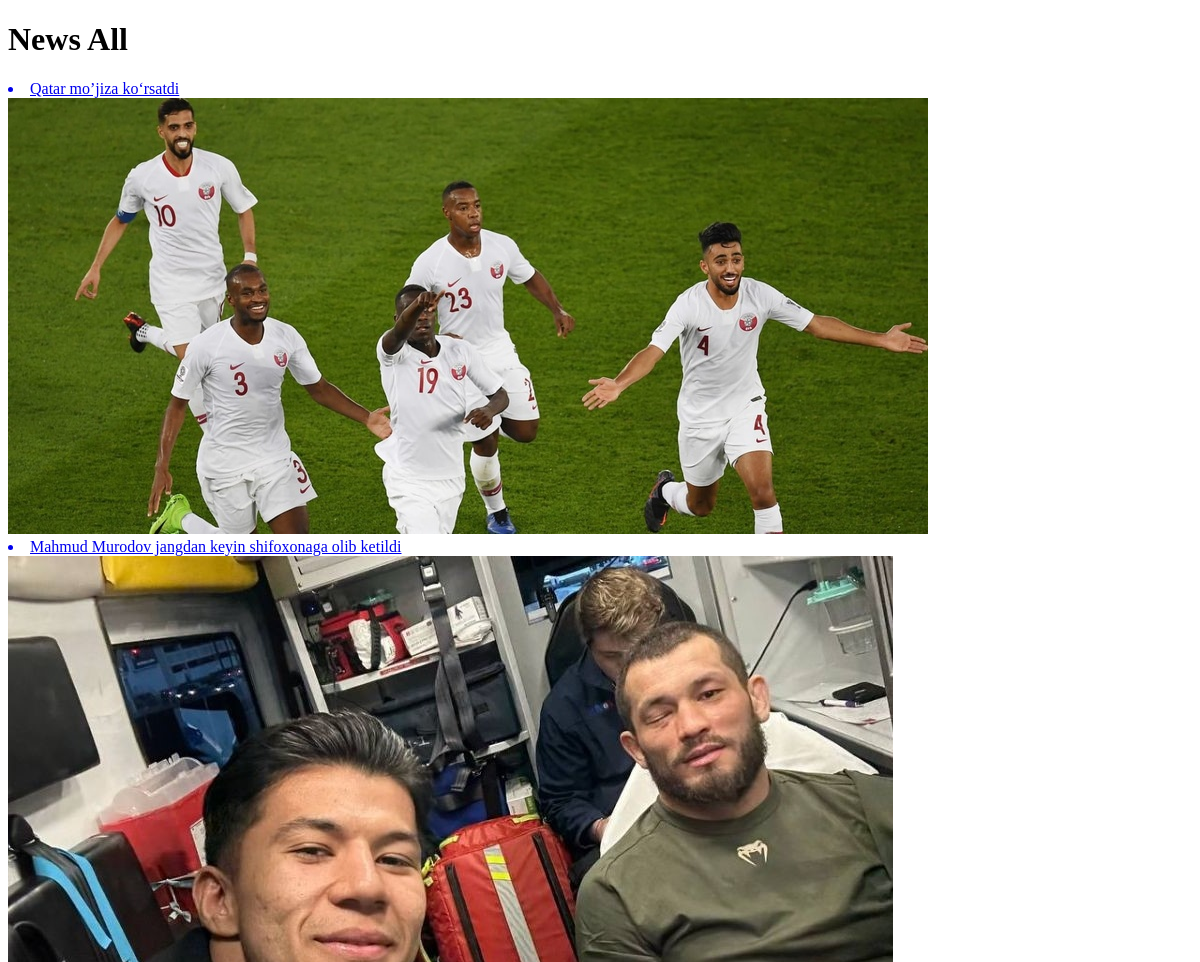
/all/ (upper part), run on an earlier commit of the app's database.
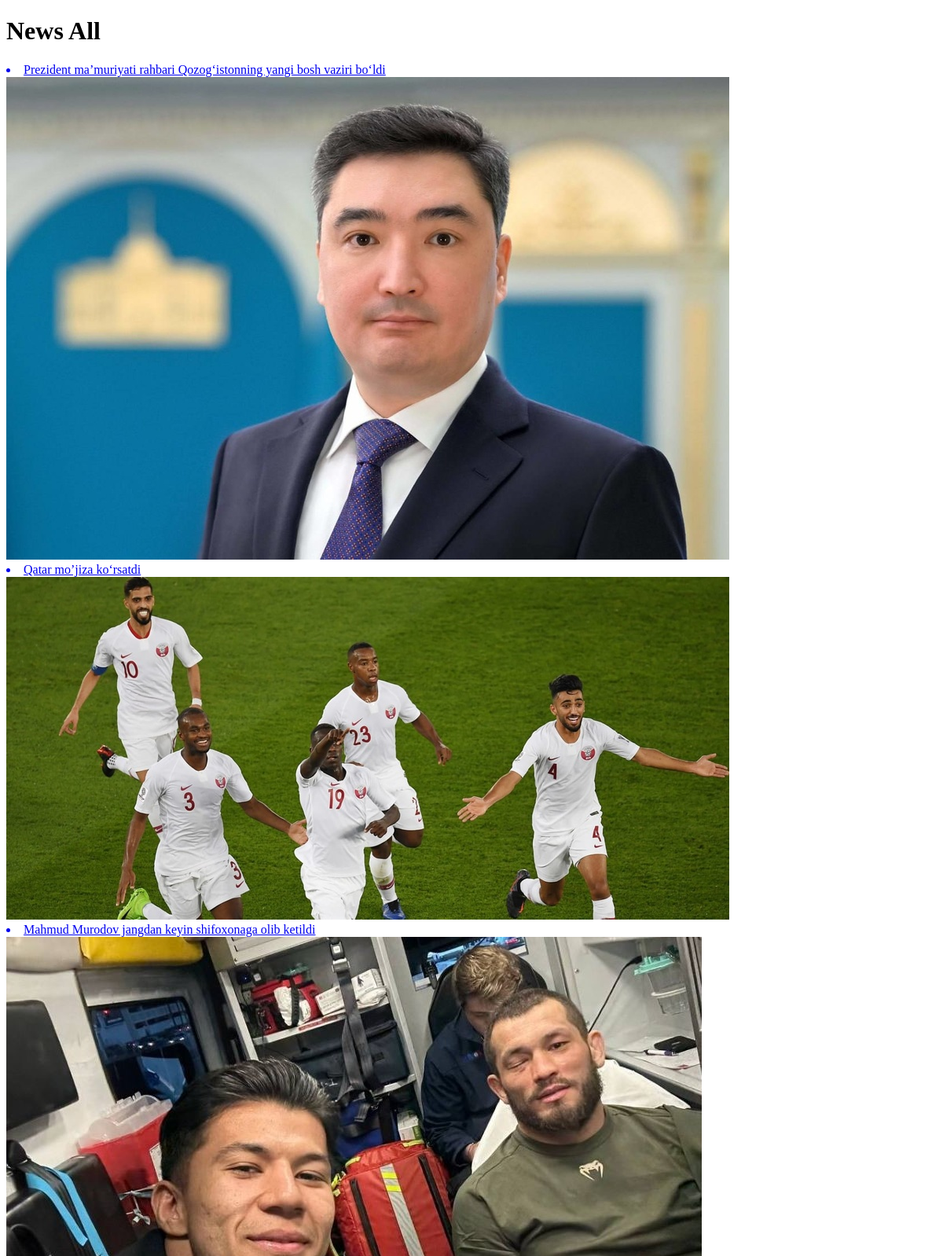
And on a later commit of the database.
### news_app/models.py (models this page shows, shortened)
class News(models.Model):
    class Status(models.TextChoices):
        Draft = 'DF','DRAFT'
        Published = 'PB','PUBLISHED'
    title = models.CharField(max_length=250)
    slug = models.SlugField(max_length=250)
    body = models.TextField()
    images = models.ImageField(upload_to='news/images')
    category = models.ForeignKey(Category,on_delete=models.CASCADE)
    publish_time = models.DateTimeField(default=timezone.now)
    create_time = models.DateTimeField(auto_now_add=True)
    upgrade_time = models.DateTimeField(auto_now=True)
    status = models.CharField(max_length=2,choices=Status.choices, default=Status.Published)
    objects = models.Manager()
    published = PublishedManager()
    class Meta:
        ordering = ['-publish_time']

### news_app/views.py (the view)
# urls.py: path('all/', news_list, name='all_news_list'),
def news_list(request):
    news_list = News.objects.all()
    context = {'news_list': news_list}
    return render(request, 'news/news_list.html', context)

### templates/news/news_list.html (shortened to what this page needs)
<!DOCTYPE html>
<html lang="en">
<head>
</head>
<body>
<h1>News All</h1>
{% for news in news_list %}
    <a href="{% url 'news_detail_page' news.pk %}">
        <li>{{news.title}}</li>
    </a>
<img src="{{news.images.url}}" alt="p">
{% endfor %}
</body>
</html>

What changed in the data, as far as the page shows it:
added News: title "Prezident ma’muriyati rahbari Qozog‘istonning yangi bosh vaziri bo‘ldi", images (picture)
